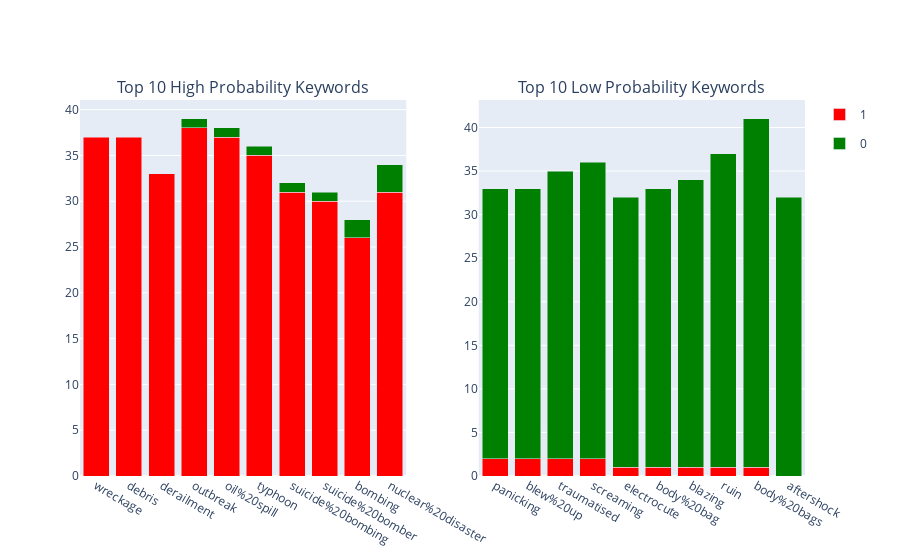

The notebook cell saved with this chart:
### Markdown cell above
Tiếp theo hãy nhìn xem các keyword liên quan như thế nào đối với target. Dưới đây là  biểu đồ trực quan top đầu và top cuối các key word được sắp xếp theo mean của target. Theo thứ tự từ trái sang phải là sự giảm dần của mean target, cột x là tên các keyword, cột y là số lượng của keyword đó.

### Code cell
top_key_word = train_df.groupby(["keyword"])["target"].mean().reset_index().sort_values(by = 'target', ascending=False)
top_key_word = top_key_word["keyword"]
#Chọn top 10 và 10 top cuôi
head_key_word = top_key_word.head(10)
tail_key_word = top_key_word.tail(10)

#Gom nhóm
target_by_keyword = train_df.groupby(["keyword", "target"])["text"].count().reset_index()
target_by_keyword = target_by_keyword.rename(columns={"text": "count"}) #SỐ lượng của text đặt tên là count
target_by_keyword['target'] = target_by_keyword['target'].astype(object)

from plotly.subplots import make_subplots


#Lọc ra và sắp xếp
head_data = target_by_keyword[target_by_keyword["keyword"].isin(head_key_word)]
head_data = head_data.sort_values(by="keyword", key=lambda x: x.map({key: i for i, key in enumerate(head_key_word)}))

tail_data = target_by_keyword[target_by_keyword["keyword"].isin(tail_key_word)]
tail_data = tail_data.sort_values(by="keyword", key=lambda x: x.map({key: i for i, key in enumerate(tail_key_word)}))

color_map = {0: 'green', 1: 'red'}

#Tạo subplot
fig = make_subplots(rows=1, cols=2, subplot_titles=("Top 10 High Probability Keywords", "Top 10 Low Probability Keywords"))

# Top 10 high probability keywords
fig.add_trace(px.bar(head_data, x="keyword", y='count', color = "target", color_discrete_map=color_map).data[0], row=1, col=1)
fig.add_trace(px.bar(head_data, x="keyword", y='count', color = "target", color_discrete_map=color_map).data[1], row=1, col=1)

# Top 10 low  probability keywords
fig.add_trace(px.bar(tail_data, x="keyword", y='count', color = "target", color_discrete_map=color_map).data[0], row=1, col=2)
fig.add_trace(px.bar(tail_data, x="keyword", y='count', color = "target", color_discrete_map=color_map).data[1], row=1, col=2)

# Cột chồng
fig.update_layout(
    xaxis=dict(type='category'),
    showlegend=True,
    barmode='stack'

)

fig.update_traces(showlegend=True, row=1, col=1)
fig.update_traces(showlegend=False, row=1, col=2)


fig.show()

### Figure 1 — Plotly figure (JSON) as saved in the notebook; plotly's stock layout.template omitted (floating-point values rounded to 4 significant figures)
{"data": [{"alignmentgroup": "True", "hovertemplate": "target=1<br>keyword=%{x}<br>count=%{y}<extra></extra>", "legendgroup": "1", "marker": {"color": "red", "pattern": {"shape": ""}}, "name": "1", "offsetgroup": "1", "orientation": "v", "showlegend": true, "textposition": "auto", "type": "bar", "x": ["wreckage", "debris", "derailment", "outbreak", "oil%20spill", "typhoon", "suicide%20bombing", "suicide%20bomber", "bombing", "nuclear%20disaster"], "xaxis": "x", "y": [37, 37, 33, 38, 37, 35, 31, 30, 26, 31], "yaxis": "y"}, {"alignmentgroup": "True", "hovertemplate": "target=0<br>keyword=%{x}<br>count=%{y}<extra></extra>", "legendgroup": "0", "marker": {"color": "green", "pattern": {"shape": ""}}, "name": "0", "offsetgroup": "0", "orientation": "v", "showlegend": true, "textposition": "auto", "type": "bar", "x": ["outbreak", "oil%20spill", "typhoon", "suicide%20bombing", "suicide%20bomber", "bombing", "nuclear%20disaster"], "xaxis": "x", "y": [1, 1, 1, 1, 1, 2, 3], "yaxis": "y"}, {"alignmentgroup": "True", "hovertemplate": "target=1<br>keyword=%{x}<br>count=%{y}<extra></extra>", "legendgroup": "1", "marker": {"color": "red", "pattern": {"shape": ""}}, "name": "1", "offsetgroup": "1", "orientation": "v", "showlegend": false, "textposition": "auto", "type": "bar", "x": ["panicking", "blew%20up", "traumatised", "screaming", "electrocute", "body%20bag", "blazing", "ruin", "body%20bags"], "xaxis": "x2", "y": [2, 2, 2, 2, 1, 1, 1, 1, 1], "yaxis": "y2"}, {"alignmentgroup": "True", "hovertemplate": "target=0<br>keyword=%{x}<br>count=%{y}<extra></extra>", "legendgroup": "0", "marker": {"color": "green", "pattern": {"shape": ""}}, "name": "0", "offsetgroup": "0", "orientation": "v", "showlegend": false, "textposition": "auto", "type": "bar", "x": ["panicking", "blew%20up", "traumatised", "screaming", "electrocute", "body%20bag", "blazing", "ruin", "body%20bags", "aftershock"], "xaxis": "x2", "y": [31, 31, 33, 34, 31, 32, 33, 36, 40, 32], "yaxis": "y2"}], "layout": {"annotations": [{"font": {"size": 16}, "showarrow": false, "text": "Top 10 High Probability Keywords", "x": 0.225, "xanchor": "center", "xref": "paper", "y": 1, "yanchor": "bottom", "yref": "paper"}, {"font": {"size": 16}, "showarrow": false, "text": "Top 10 Low Probability Keywords", "x": 0.775, "xanchor": "center", "xref": "paper", "y": 1, "yanchor": "bottom", "yref": "paper"}], "barmode": "stack", "showlegend": true, "xaxis": {"anchor": "y", "domain": [0, 0.45], "type": "category"}, "xaxis2": {"anchor": "y2", "domain": [0.55, 1]}, "yaxis": {"anchor": "x", "domain": [0, 1]}, "yaxis2": {"anchor": "x2", "domain": [0, 1]}}}
